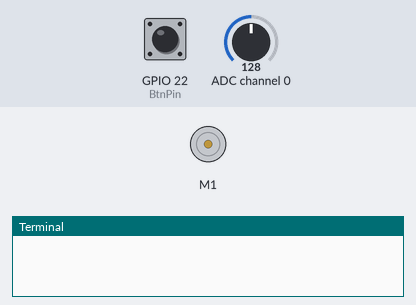
Recording of a program running on a simulated Raspberry Pi (BCM pin numbers). Parts: DC motor (green arrow = forward, orange = backward, longer = faster), the last lines printed to the terminal. The inputs (shaded band) are chosen by the test bench; at power-on: GPIO 22 (BtnPin) HIGH, ADC channel 0 = 128 (analog values on the 0–255 scale). Library files of the repository ran but are not shown: ADC0834.py.

Above: at 1.2 s.
1.3 s: GPIO 22 (BtnPin) pulled LOW for 0.15 s
At 1.7 s:
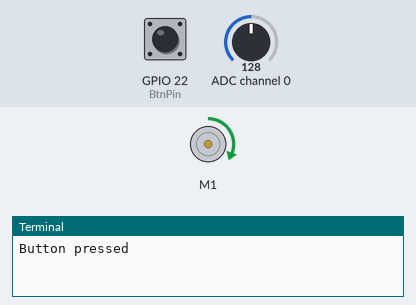
2.9 s: GPIO 22 (BtnPin) pulled LOW for 1 s
At 4.1 s:
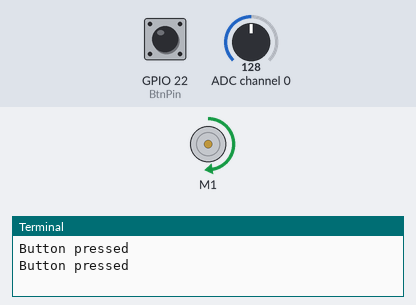
5.4 s: GPIO 22 (BtnPin) pulled LOW for 0.15 s
At 6.0 s:
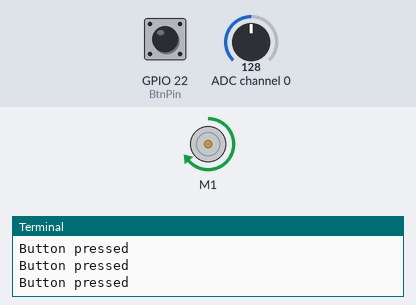
7.0 s: GPIO 22 (BtnPin) pulled LOW for 3.2 s
At 8.4 s:
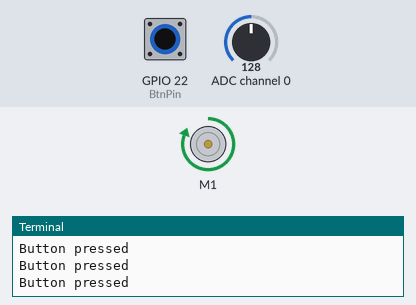
Timing chart, 0 to 10.0 s (numbered marks = the images above; inputs shaded):
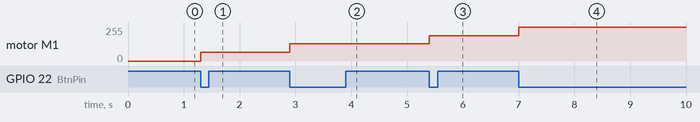

Measured:
- after the input at 1.3 s, motor M1: stopped → forward 64/255 at once
- after the input at 2.9 s, motor M1: forward 64/255 → forward 128/255 at once
- after the input at 5.4 s, motor M1: forward 128/255 → forward 191/255 at once
- after the input at 7.0 s, motor M1: forward 191/255 → forward 255/255 at once

The program:

4.1.10_smart_fan_zero.py
```python
#!/usr/bin/env python3

from gpiozero import Motor, Button
from time import sleep
import ADC0834
import math

# Initialize GPIO pins for the button and motor control
BtnPin = Button(22)
motor = Motor(forward=5, backward=6, enable=13)

# Initialize the ADC0834 module for temperature sensing
ADC0834.setup()

# Initialize variables to track the motor speed level and temperatures
level = 0
currentTemp = 0
markTemp = 0

def temperature():
    """
    Reads and calculates the current temperature from the sensor.
    Returns:
        float: The current temperature in Celsius.
    """
    # Read analog value from the ADC0834 module
    analogVal = ADC0834.getResult()
    # Convert analog value to voltage and then to resistance
    Vr = 5 * float(analogVal) / 255
    Rt = 10000 * Vr / (5 - Vr)
    # Calculate temperature in Celsius
    temp = 1 / (((math.log(Rt / 10000)) / 3950) + (1 / (273.15 + 25)))
    Cel = temp - 273.15
    return Cel

def motor_run(level):
    """
    Adjusts the motor speed based on the specified level.
    Args:
        level (int): Desired motor speed level.
    Returns:
        int: Adjusted motor speed level.
    """
    # Stop the motor if the level is 0
    if level == 0:
        motor.stop()
        return 0
    # Cap the level at 4 for maximum speed
    if level >= 4:
        level = 4
    # Set the motor speed
    motor.forward(speed=float(level / 4))
    return level

def changeLevel():
    """
    Changes the motor speed level when the button is pressed and updates the reference temperature.
    """
    global level, currentTemp, markTemp
    print("Button pressed")
    # Cycle through levels 0-4
    level = (level + 1) % 5
    # Update the reference temperature
    markTemp = currentTemp

# Bind the button press event to changeLevel function
BtnPin.when_pressed = changeLevel

def main():
    """
    Main function to continuously monitor and respond to temperature changes.
    """
    global level, currentTemp, markTemp
    # Set initial reference temperature
    markTemp = temperature()
    while True:
        # Continuously read current temperature
        currentTemp = temperature()
        # Adjust motor level based on temperature difference
        if level != 0:
            if currentTemp - markTemp <= -2:
                level -= 1
                markTemp = currentTemp
            elif currentTemp - markTemp >= 2:
                if level < 4:
                    level += 1
                markTemp = currentTemp
        # Run the motor at the adjusted level
        level = motor_run(level)

# Run the main function and handle KeyboardInterrupt
try:
    main()
except KeyboardInterrupt:
    # Stop the motor when the script is interrupted
    motor.stop()
```
